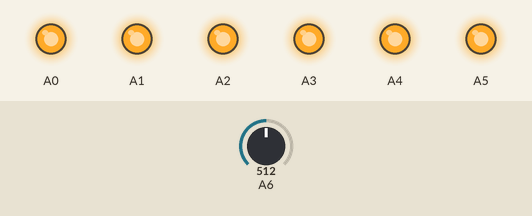
This sketch was run on a simulated Arduino Nano, built with avr-gcc and run on an emulated ATmega328P. Shown: output pins drawn as LEDs (lit = HIGH). Inputs (shaded band) come from the test bench; at power-on: A6 = 512. What the sketch prints to the serial monitor is not drawn.

Above: at 0.1 s.
At 1.2 s:
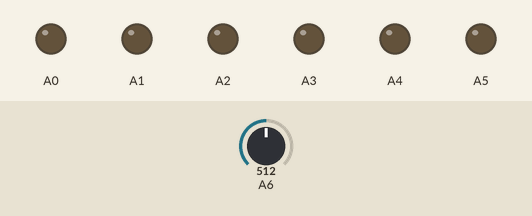
Timing chart, 0 to 2.7 s (numbered marks = the images above):
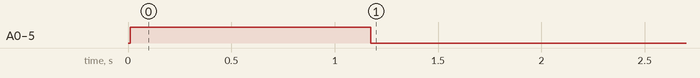

Measured:
- by itself, A0–5: LOW → HIGH at 0.01 s, → LOW 1.2 s later

The sketch:

arduino_oscillo_pulseoxymeter.ino
```cpp
int heart_high, heart_low;
int data[200], i, mapped;


void setup(){
      pinMode(A0,OUTPUT);
      pinMode(A1,OUTPUT);
      pinMode(A2,OUTPUT);
      pinMode(A3,OUTPUT);
      pinMode(A4,OUTPUT);
      pinMode(A5,OUTPUT);
      pinMode(A6,INPUT);
      pinMode(A7,INPUT);

      Serial.begin(115200);

}

void loop(){

      heart_high=0;
      heart_low = 1023;

      for(i=200; i>0; i--){
        data[i] = data[i-1];

      if(data[i]>heart_high)
      heart_high=data[i];
      if(data[i]<heart_low)
      heart_low=data[i];
    }//for loop

    data[0] = analogRead(A6);

    mapped = map(data[0], 0, 1023, 0, 600);
    Serial.println(mapped);
  delay(5);


  if((heart_high-heart_low)>10){
   		if(data[0] > (heart_high-.95*(heart_high-heart_low)))
                  analogWrite(A0, 700);
                else
                  analogWrite(A0,0);

                if(data[0] > (heart_high-.9*(heart_high-heart_low)))
                  analogWrite(A1, 700);
                else
                  analogWrite(A1,0);

                if(data[0] > (heart_high-.8*(heart_high-heart_low)))
                  analogWrite(A2, 700);
                else
                  analogWrite(A2,0);
                if(data[0] > (heart_high-.7*(heart_high-heart_low)))
                  analogWrite(A3, 700);
                else
                  analogWrite(A3,0);
                if(data[0] > (heart_high-.6*(heart_high-heart_low)))
                  analogWrite(A4, 700);
                else
                  analogWrite(A4,0);

                if(data[0] > (heart_high-.5*(heart_high-heart_low)))
                  analogWrite(A5, 700);
                else
                  analogWrite(A5,0);
  }


  else
  {
	 	analogWrite(A0,0);
		analogWrite(A1,0);
		analogWrite(A2,0);
		analogWrite(A3,0);
		analogWrite(A4,0);
		analogWrite(A5,0);
  }


}
```
